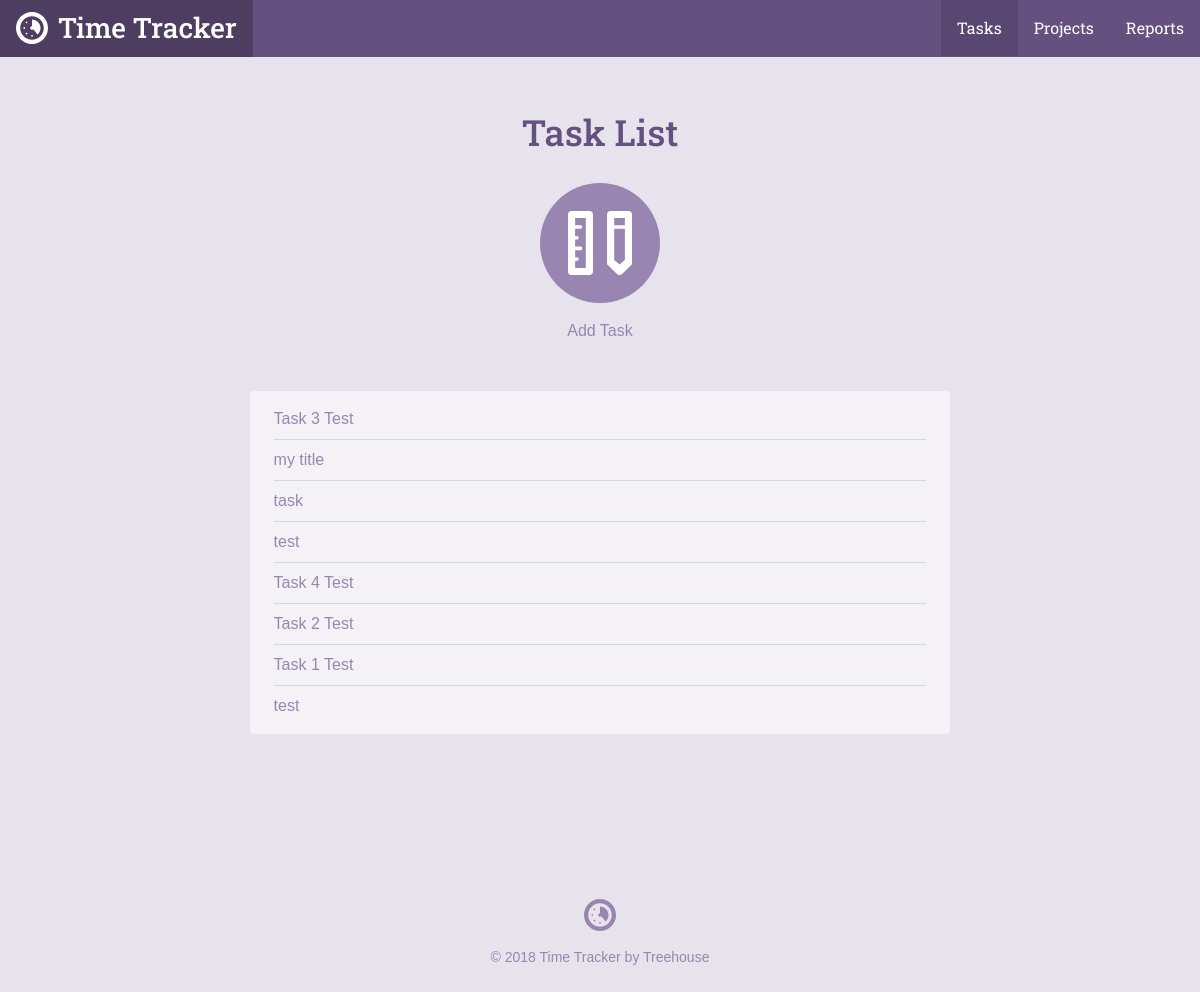
Before: /task_list.php with the older database file.
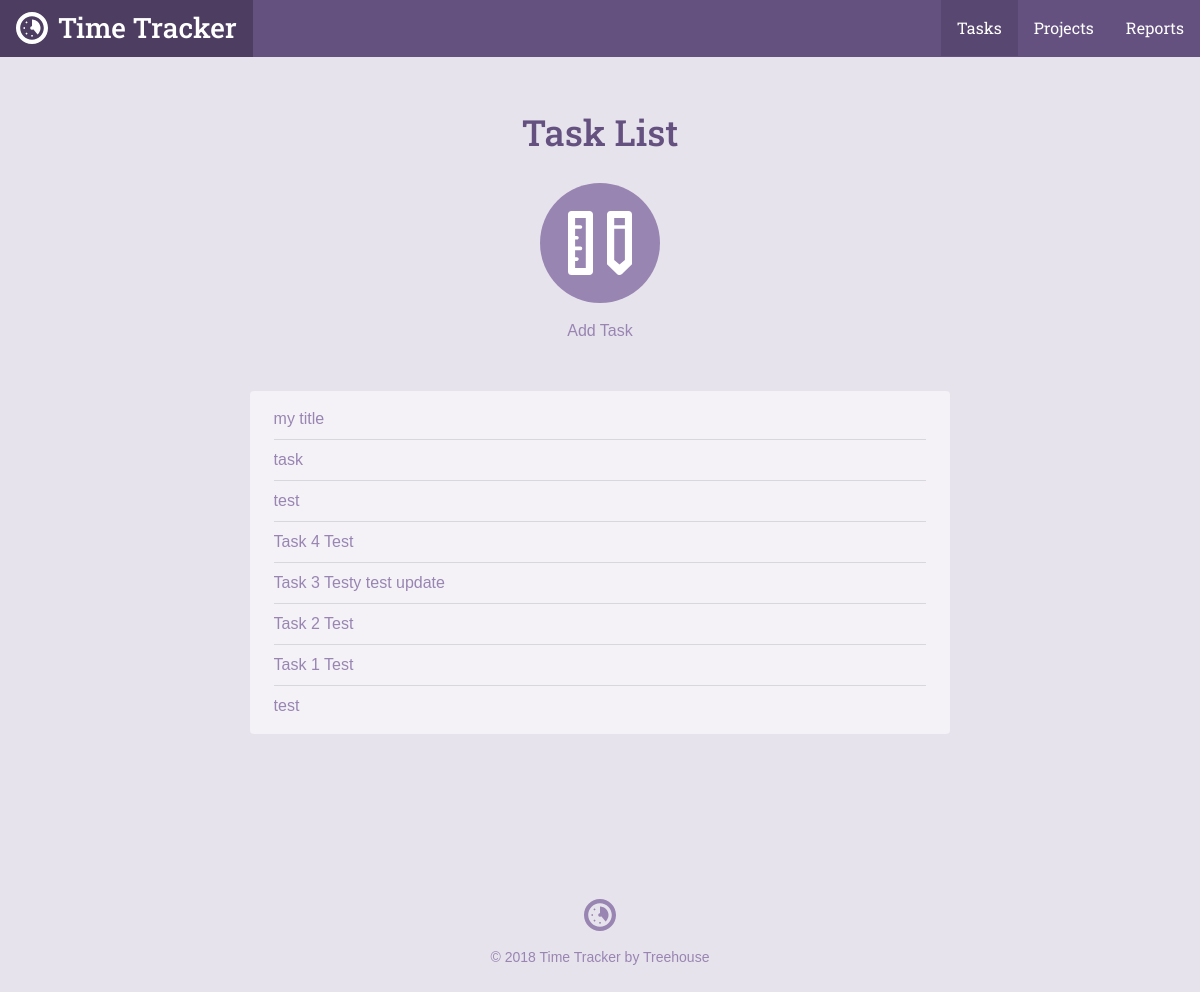
After: the same page with the newer database file.
### tables this page shows
CREATE TABLE `tasks` (
	`task_id`	INTEGER PRIMARY KEY AUTOINCREMENT,
	`project_id`	INTEGER,
	`title`	TEXT,
	`date`	INTEGER NOT NULL,
	`time`	TEXT NOT NULL
);

### inc/functions.php (called while the page is built, shortened)
<?php
function get_task_list($filter = null) {
    include 'connection.php';
    $sql = 'SELECT tasks.*, projects.title as project FROM tasks'
        . ' JOIN projects ON tasks.project_id = projects.project_id';
    $orderBy = ' ORDER BY date DESC';
    try {
        $results = $db->prepare($sql . $where . $orderBy);
        $results->execute();
    } catch (Exception $e) {
        echo "Error!: " . $e->getMessage() . "<br />";
        return array();
    }
    return $results->fetchAll(PDO::FETCH_ASSOC);
}

### task_list.php (the view, shortened to what this page needs)
<?php
require 'inc/functions.php';
include 'inc/header.php';
?>
<div class="section catalog random">
    <div class="col-container page-container">
        <div class="col col-70-md col-60-lg col-center">
            <h1 class="actions-header">Task List</h1>
            <div class="actions-item">
                <a class="actions-link" href="task.php">
                    <span class="actions-icon">
                        <svg viewbox="0 0 64 64"><use xlink:href="#task_icon"></use></svg>
                    </span>
                Add Task</a>
            </div>
            <div class="form-container">
              <ul class="items">
              <?php
                foreach(get_task_list() as $item) {
                    echo "<li><a href='task.php?id=" . $item['task_id'] . "'>" . $item['title'] . "</a></li>";
                }
              ?>
              </ul>
            </div>
        </div>
    </div>
</div>
<?php include("inc/footer.php"); ?>

Changed rows visible on the page:
changed tasks: title "Task 3 Test" → "Task 3 Testy test update"; moves down the list
